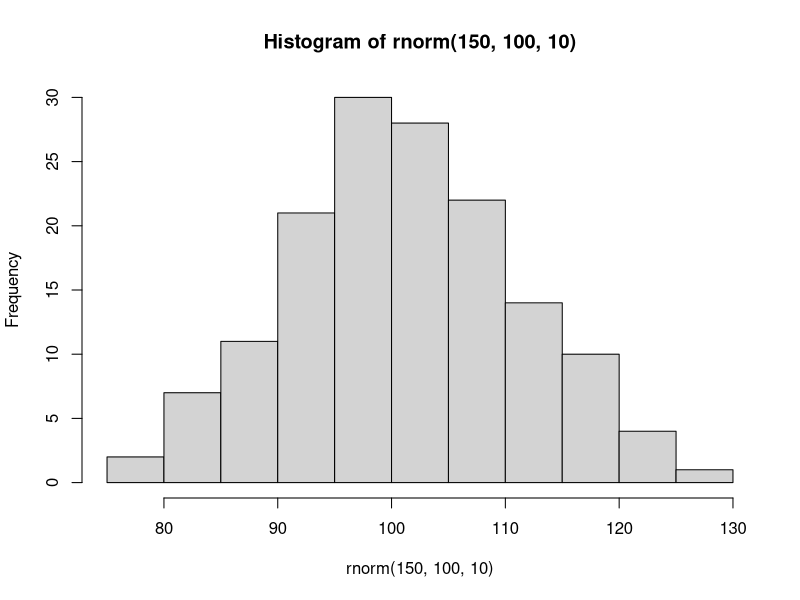
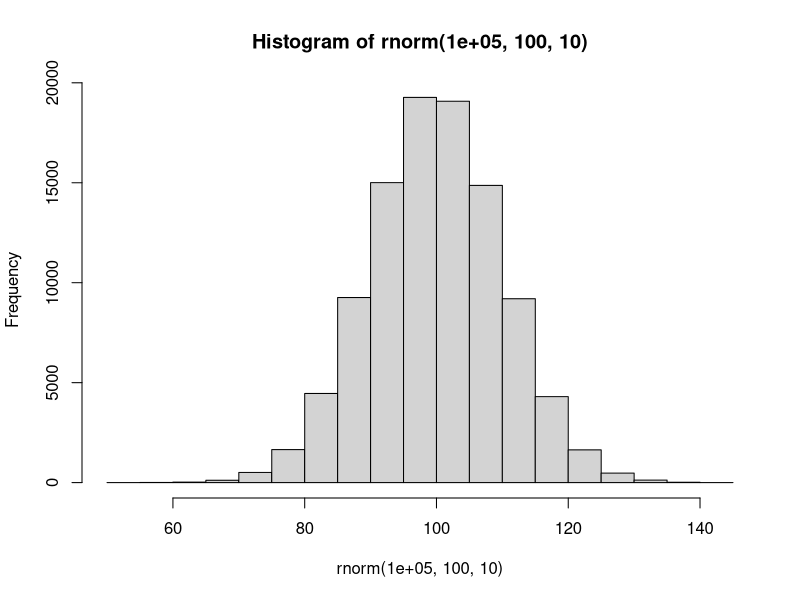

These figures' R source, in order:
## ---- chunk 1
library(knitr)
opts_knit$set(base.dir='./')
opts_chunk$set(prompt=TRUE, comment='', fig.path='figures/')
options(width = 66)
## ---- chunk 2
1:5
7:2
## ---- chunk 3
seq(0, 100, by = 10) # Abreviação: seq(0, 100, 10)
## ---- chunk 4
seq(-200, -100, l = 5) # l: abreviação de length.out
## ---- chunk 5
vec <- c('a', 'b', 'c')
length(vec)
seq(vec) # Mais eficiente: seq_along(vec)
## ---- chunk 6
rep(1, 5)
## ---- chunk 7
rep(1:2, 5)
## ---- chunk 8
rep(1:2, e = 5) # e: abreviação de each
## ---- chunk 9
populacao <- c(778, 511, 903, 150)
sort(populacao)
sort(populacao, d = T) # d: abreviação de decreascing

regiao <- c('b', 'a', 'd', 'c')
sort(regiao)
sort(regiao, d = T)
## ---- chunk 10
order(populacao)
## ---- chunk 11
regiao[order(populacao)]
## ---- chunk 12
regioes <- data.frame(regiao, populacao, casos = c('sim', 'nao', 'sim', 'sim'))
regioes[order(regioes$populacao), ]
regioes[order(regioes$casos, regioes$populacao), ]
## ---- chunk 13
rank(populacao)
## ---- chunk 14
letters
LETTERS
sort(c(letters[1:7], LETTERS[1:7]), d = T)
## ---- chunk 15
paste('regiao', 'a')
paste('regiao', 1, sep = '-')
paste('regiao', letters, sep = ':')
## ---- chunk 16
paste('regiao', 1, sep = '')
paste0('regiao', 1)
## ---- chunk 17
paste(letters[1:5], 1:5, sep = '_', collapse = '--')
## ---- chunk 18
runif(n = 10, min = -50, max = 50)
## ---- chunk 19
set.seed(43)
runif(10, -50, 50)
## ---- chunk 20
set.seed(43)
round(runif(10, -50, 50), digits = 3)
set.seed(43)
round(runif(10, -50, 50), digits = 0)
set.seed(43)
round(runif(10, -50, 50))
## ---- chunk 21
set.seed(43)
floor(runif(10, -50, 50))
set.seed(43)
ceiling(runif(10, -50, 50))
## ---- chunk 22
set.seed(43)
sample(x = -50:50, size = 10, replace = T)
## ---- chunk 23
set.seed(43)
rnorm(n = 20, mean = 100, sd = 10)
## ---- chunk 24
set.seed(43)
hist(rnorm(150, 100, 10))
set.seed(43)
hist(rnorm(100000, 100, 10))
## ---- chunk 25
set.seed(43)
rpois(n = 20, lambda = .88)
## ---- chunk 26
set.seed(43)
rbinom(n = 10, size = 100, p = .15)
## ---- chunk 27
set.seed(43)
sample(-50:50, 10)
## ---- chunk 28
set.seed(43)
sample(1:3, 20, r = T, prob = c(.9, .4, .5))
## ---- chunk 29
combn(x = letters[1:3], m = 2)
combn(letters[1:5], 3)
## ---- chunk 30
expand.grid(letters[1:3], 1:2)
expand.grid(letters[1:3], 1:2, LETTERS[1:2])
## ---- chunk 31
outer(letters[1:3], 1:3, FUN = paste)
outer(letters[1:3], 1:3, paste, sep = '-')
outer(1:3, 1:3, '*')
